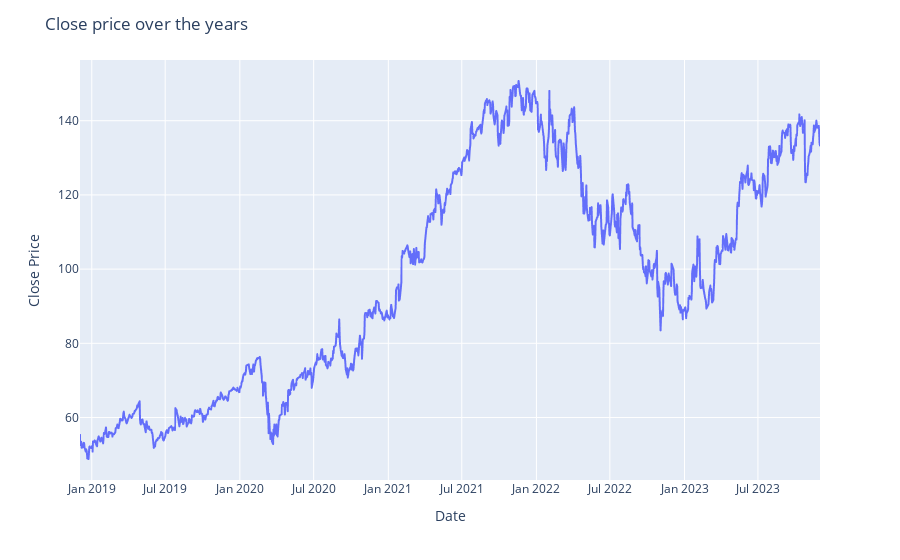

Notebook cell for this chart:
### Markdown cell above
## Plotting Historical Close Prices
Using Plotly Express to create an interactive line plot of historical close prices over time.
Customizing the plot layout with titles for the x-axis, y-axis, and the overall plot.

### Code cell
fig=px.line(gd,x=gd.Date,y=gd.Close)
fig.update_layout(
    xaxis_title='Date',
    yaxis_title='Close Price',
    title='Close price over the years'
)
fig.show()

### Figure 1 — Plotly figure (JSON) as saved in the notebook; plotly's stock layout.template omitted (floating-point values rounded to 4 significant figures; data arrays with more than 128 entries replaced by an {"elided": "..."} marker saying what was removed)
{"data": [{"hovertemplate": "Date=%{x}<br>Close=%{y}<extra></extra>", "legendgroup": "", "line": {"color": "#636efa", "dash": "solid"}, "marker": {"symbol": "circle"}, "mode": "lines", "name": "", "showlegend": false, "type": "scattergl", "x": {"elided": "1258 str values"}, "xaxis": "x", "y": {"elided": "1258 float values"}, "yaxis": "y"}], "layout": {"legend": {"tracegroupgap": 0}, "margin": {"t": 60}, "title": {"text": "Close price over the years"}, "xaxis": {"anchor": "y", "domain": [0, 1], "title": {"text": "Date"}}, "yaxis": {"anchor": "x", "domain": [0, 1], "title": {"text": "Close Price"}}}}
